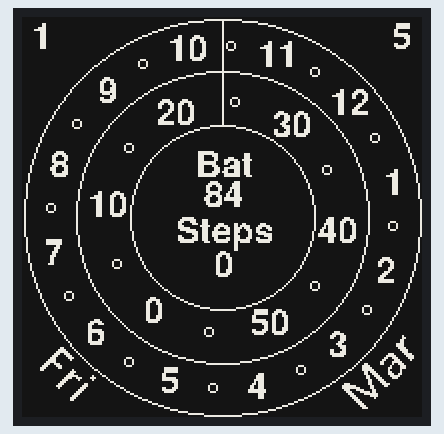
Simulated run of this sketch. Board: ESP32. Parts: 200×200 one-colour display. The local clock reads 2024-03-15 10:24:30 at power-on unless the sketch sets it.

Above: at 2.3 s.
At 30.8 s:
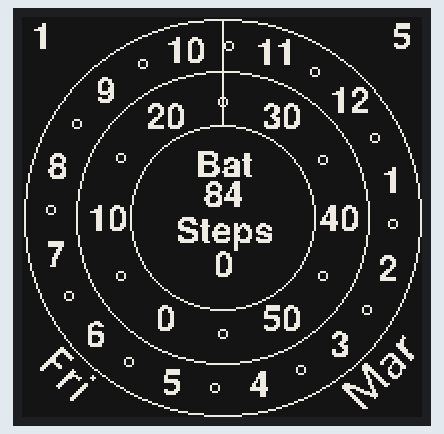
At 91.3 s:
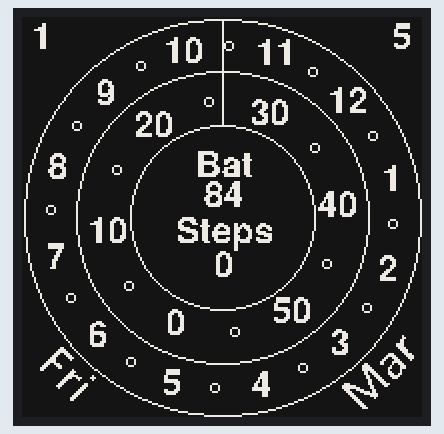

The sketch:

circle.ino
```cpp
#include "Watchy_circle.h"
#include "settings.h"

Watchycircle watchy(settings);

void setup(){
  watchy.init();
}

void loop(){}
```

Watchy_circle.h
```cpp
#ifndef WATCHY_circle_H
#define WATCHY_circle_H

#ifdef WATCHY_SIM
    #include "..\..\Watchy.h"
#else // WATCHY_SIM
    #include <Watchy.h>
#endif // WATCHY_SIM

#include "icons.h"
#include "FreeSansBold9pt7b.h"

class Watchycircle : public Watchy{
    using Watchy::Watchy;
    public:
        void drawWatchFace();

 };

#endif
```

circle.cpp
```cpp
#include "Watchy_circle.h"

#define DARKMODE false
const uint8_t* tagx[] = { xsun, xmon, xtue, xwed, xthu, xfri, xsat, xsun };
const uint8_t* monx[] = { xjan, xfeb, xmar, xapr, xmay, xjun, xjul, xaug, xsep, xoct, xnov, xdec };

void Watchycircle::drawWatchFace(){
//time adjustment start
    //if you don't need a time adjustment, just delete all lines between time adjustment start and end
    //my watchy runs too fast (15 seconds and 500 ms a day), this code set back time each day by 15 seconds and 500 ms

	if (currentTime.Hour == 00 && currentTime.Minute == 30){

        RTC.read(currentTime);
        int8_t sekunde = currentTime.Second;
        int8_t minute = currentTime.Minute;
        int8_t hour = currentTime.Hour;
        int8_t day = currentTime.Day;
        int8_t month = currentTime.Month;
        int8_t year = tmYearToY2k(currentTime.Year);

        delay(15500);

        tmElements_t tm;
        tm.Month = month;
        tm.Day = day;
        tm.Year = y2kYearToTm(year);
        tm.Hour = hour;
        tm.Minute = minute ;
        tm.Second = sekunde;

        RTC.set(tm);
         }

    // time adjustment end

    display.fillScreen(DARKMODE ? GxEPD_WHITE : GxEPD_BLACK);
    display.setTextColor(DARKMODE ? GxEPD_BLACK : GxEPD_WHITE);

    int WTag, n;
    int16_t  x, y, xc, yc;
    uint16_t wc, hc;
    float radi = 0.0174532925;
    float m = currentTime.Minute;
    float h = currentTime.Hour;
    float mx = m*6;
    float mp = (m + 5) * 6;
    float hx = (h + (m / 60))*30;
    float hp = (h + ((m + 30) / 60)) * 30;

    display.drawCircle(100, 100, 99, DARKMODE ? GxEPD_BLACK : GxEPD_WHITE);
    display.drawCircle(100, 100, 73, DARKMODE ? GxEPD_BLACK : GxEPD_WHITE);

    display.setFont(&FreeSansBold9pt7b);

    // reset step counter at midnight
    if (currentTime.Hour == 00 && currentTime.Minute == 00){
      sensor.resetStepCounter();
              //turn off radios
      WiFi.mode(WIFI_OFF);
      btStop();
          }


    for ( n = 1; n <= 12; n++) {
        x = 100 + 86 * sin((n * 30.0 - hx) * radi);
        y = 112 - 86 * cos((n * 30.0 - hx) * radi);
        display.getTextBounds(String(n), 100, 100, &xc, &yc, &wc, &hc);
        display.setCursor(x - wc / 2, y - hc / 2);
        display.println(n);
        x = 100 + 86 * sin((n * 30.0 - hp) * radi);
        y = 100 - 86 * cos((n * 30.0 - hp) * radi);
        display.drawCircle(x, y, 2, DARKMODE ? GxEPD_BLACK : GxEPD_WHITE);

    }

    display.drawCircle(100, 100, 46, DARKMODE ? GxEPD_BLACK : GxEPD_WHITE);

    for (int n = 0; n < 60; n = n + 10) {
        x = 100 + 58 * sin((n * 6 - mx) * radi);
        y = 112 - 58 * cos((n * 6 - mx) * radi);
        display.getTextBounds(String(n), 100, 100, &xc, &yc, &wc, &hc);
        display.setCursor(x - wc / 2, y - hc / 2);
        display.println(n);
        x = 100 + 58 * sin((n * 30 - mp) * radi);
        y = 100 - 58 * cos((n * 30 - mp) * radi);
        display.drawCircle(x, y, 2, DARKMODE ? GxEPD_BLACK : GxEPD_WHITE);

    }

    display.writeFastVLine(100, 1, 54, DARKMODE ? GxEPD_BLACK : GxEPD_WHITE);


    display.setTextColor(DARKMODE ? GxEPD_BLACK : GxEPD_WHITE);
    display.setCursor(5, 15);
    WTag = currentTime.Day;
    WTag = WTag / 10;
    display.println(WTag);
    WTag = currentTime.Day - (WTag * 10);
    display.setCursor(185, 15);
    display.println(WTag);

    display.getTextBounds(String("Bat"), 100, 105, &xc, &yc, &wc, &hc);
    display.setCursor(100 - wc / 2, 85 - hc / 2);
    display.println("Bat");
    float VBAT = getBatteryVoltage();
    int batLev = min<int>(100 - ((4.15 - VBAT) * 100), 100);
    batLev = max<int>(batLev, 0);
    display.getTextBounds(String(batLev), 100, 100, &xc, &yc, &wc, &hc);
    display.setCursor(100 - wc / 2, 100 - hc / 2);
    display.println(batLev);
    batLev = sensor.getCounter();
    display.getTextBounds(String("Steps"), 100, 100, &xc, &yc, &wc, &hc);
    display.setCursor(100 - wc / 2, 120 - hc / 2);
    display.println("Steps");
    display.getTextBounds(String(batLev), 100, 100, &xc, &yc, &wc, &hc);
    display.setCursor(100 - wc / 2, 135 - hc / 2);
    display.println(batLev);

    WTag = currentTime.Wday - 1;
    display.drawBitmap(0, 156, tagx[WTag], 45, 45, DARKMODE ? GxEPD_BLACK : GxEPD_WHITE);

    WTag = currentTime.Month - 1;
    display.drawBitmap(155, 156, monx[WTag], 45, 45, DARKMODE ? GxEPD_BLACK : GxEPD_WHITE);

}
```

settings.h
```cpp
#ifndef SETTINGS_H
#define SETTINGS_H

watchySettings settings{

    .vibrateOClock = false,


};

#endif
```

Source omitted: ansBold9pt7b.h (data table, 12838 bytes), icons.h (data table, 32224 bytes)

Measured:
- what the display in image 1 shows lasts 60.5 s, from 30.8 s to 91.3 s
